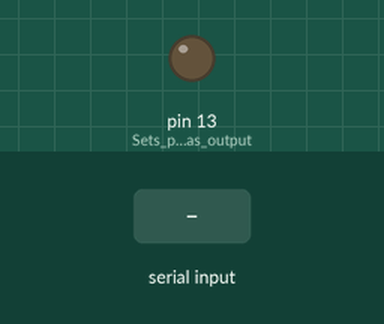
Bench run of a sketch on a simulated Arduino Uno, built with avr-gcc and run on an emulated ATmega328P. Parts: output pins drawn as LEDs (lit = HIGH). Inputs (shaded band) come from the test bench.

Above: at 1.2 s.
1.3 s: "1" received over Serial
Timing chart, 0 to 4.3 s (numbered marks = the images above; inputs shaded):
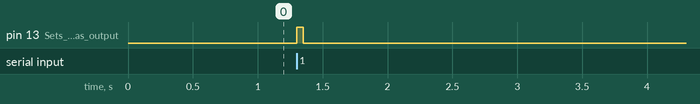

Measured:
- after the input at 1.3 s, pin 13 (Sets_pin_13_as_output): LOW → HIGH at once, → LOW 0.05 s later

The sketch:

send-voltage.ino
```cpp
float binaryMessage;

void setup() {
  Serial.begin(9600); // Opens serial port, sets data rate to 9600 bps
  pinMode(13, OUTPUT); // Sets pin 13 as output
}

void loop() {
  if (Serial.available() > 0) {
    binaryMessage = Serial.read(); // Reads incoming serial data from Python

    if (binaryMessage == '0') {
      digitalWrite(13, LOW); // Turns off the LED if message is '0'
      delay(50);
    }
    else if (binaryMessage == '1') {
      digitalWrite(13, HIGH); // Turns on the LED if message is '1'
      delay(50);
    }

    digitalWrite(13, LOW); // Turns off the LED after processing the message
  }
}
```
